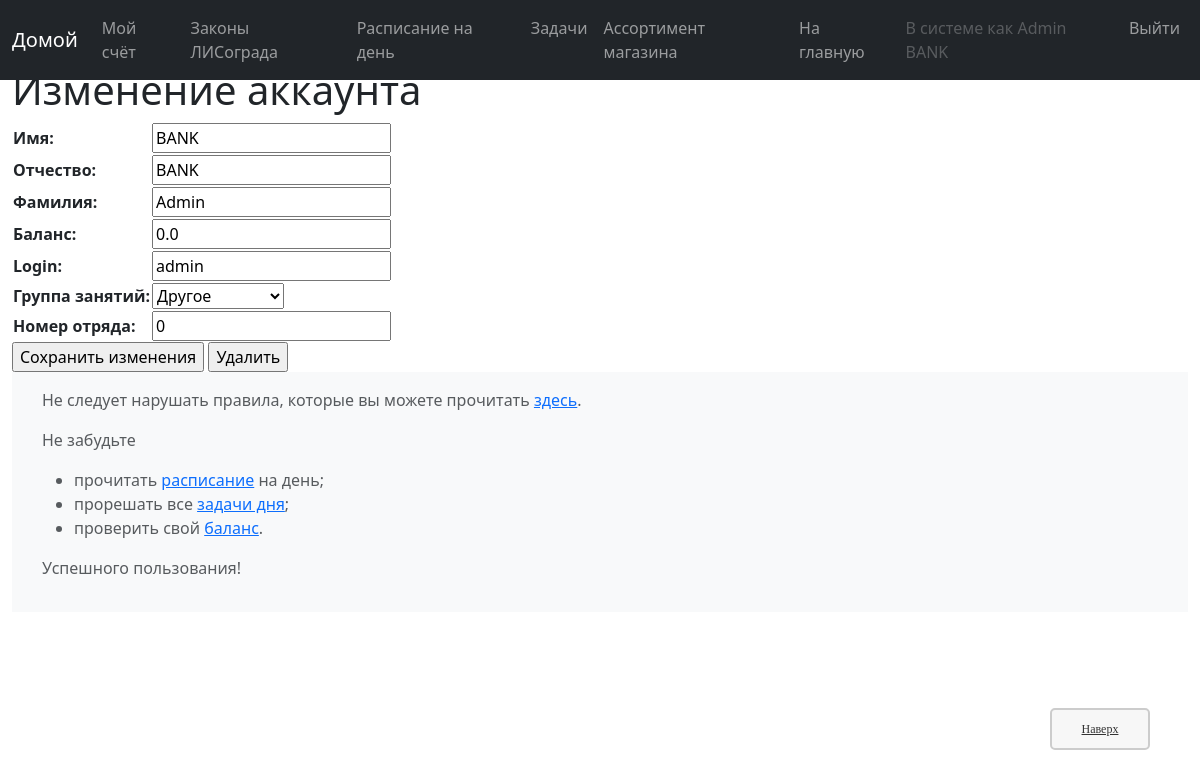
Screenshot of /bank/account/edit/1aabc19f-65df-490e-a651-902ca5da0bf1/ (signed in) with the database file from the repository.
### bank/models.py (models this page shows, shortened)
class account(models.Model):
    user = models.OneToOneField(User, on_delete=models.CASCADE, verbose_name="Пользователь:")
    balance = models.FloatField(default=0, verbose_name="Баланс:")
    id = models.UUIDField(primary_key=True, default=uuid.uuid4, help_text="Уникальный ID аккаунта.")#, editable=False)
    first_name = models.CharField(max_length=40, default='Not stated', verbose_name="Имя:")        #   Имя
    middle_name = models.CharField(max_length=40, default='Not stated', verbose_name="Отчество:")  #   Отчество
    last_name = models.CharField(max_length=40, default='Not stated', verbose_name="Фамилия:")     #   Фамилия
    user_group = models.CharField(max_length=40, choices=EXISTING_GROUPS, default='None', help_text='Группа обучения', verbose_name="Занятия:")
    party = models.IntegerField(default=0, verbose_name="Отряд:")
    theme_self = models.CharField(max_length=50, choices=EXISTING_THEMES, default='default', help_text="Как это выглядит, можно посмотреть ниже.", verbose_name="Тема:")
    account_status = models.CharField(max_length=100, default='', blank=True, verbose_name="Статус:")
    class Meta:
        ordering = ["party", "last_name"]
        permissions = PERMISSIONS
    def short_name(self):
        return f'{self.last_name} {self.first_name}'

### bank/views/accounts.py (the view)
# urls.py: re_path(r'^account/edit/(?P<pk>[-\w]+)/$', accounts.re_new_account_full_add, name='account-edit-n'),
@permission_required('bank.staff_')
@permission_required('bank.edit_users')
def re_new_account_full_add(request, pk):
    account_ = get_object_or_404(account, id=pk)
    user_ = User.objects.get(id=account_.user.id)
    if request.method == 'POST':
        form = accounts.ReNewAccountForm(request.POST)
        if form.is_valid():
            if form.cleaned_data['delete']:
                tr1 = transaction.objects.filter(creator=account_)
                tr2 = transaction.objects.filter(receiver=account_)
                for i in tr1:
                    if i.counted: i.uncount()
                for i in tr2:
                    if i.counted: i.uncount()
                account_.delete()
                user_.delete()
            else:
                first_name = form.cleaned_data['first_name']
                middle_name = form.cleaned_data['middle_name']
                last_name = form.cleaned_data['last_name']
                balance = form.cleaned_data['balance']
                username = text.translit(form.cleaned_data['username'])
                user_group = form.cleaned_data['user_group']
                party = form.cleaned_data['party']
                user_.username = username
                user_.save()
                account_.first_name = first_name
                account_.middle_name = middle_name
                account_.last_name = last_name
                account_.user_group = user_group
                account_.party = party
                account_.balance = balance
                account_.save()
            return redirect('info-users')
    else:
        first_name = account_.first_name
        middle_name = account_.middle_name
        last_name = account_.last_name
        user_group = account_.user_group
        party = account_.party
        balance = account_.balance
        username = user_.username
        form = accounts.ReNewAccountForm(initial={'balance': balance, 'first_name': first_name, 'middle_name': middle_name,
               'last_name': last_name, 'user_group': user_group, 'party': party, 'username': username,})
    return render(request, 'bank/new_and_renew/edit_or_delete.html', {'form': form, 'head': 'Изменение аккаунта'})

### bank/forms/accounts.py (shortened to what this page needs)
class ReNewAccountForm(forms.Form):
    def __init__(self, *args, **kwargs):
        super().__init__(*args, **kwargs)
        self.fields['delete'] = forms.BooleanField(required=False, widget=forms.HiddenInput())
    first_name = forms.CharField(label="Имя:")
    middle_name = forms.CharField(label="Отчество:")
    last_name = forms.CharField(label="Фамилия:")
    balance = forms.IntegerField(label="Баланс:")
    username = forms.CharField(label="Login:")
    user_group = forms.ChoiceField(choices=EXISTING_GROUPS, label="Группа занятий:")
    party = forms.IntegerField(label="Номер отряда:")

### templates/bank/new_and_renew/edit_or_delete.html (shortened to what this page needs)
{% extends "bank/base_generic.html" %}
{% block content %}
    <h1>{{ head }}</h1>
    <form action="" method="post">
        <table>
        {{ form }}
        </table>
        <input type="submit" value="Сохранить изменения" />
        <input type="submit" name="delete" value="Удалить" />
    </form>
{% endblock %}

### templates/bank/base_generic.html (shortened to what this page needs)
<!DOCTYPE html>
<html lang="ru">
<head>
  {% load static %}
  <link rel="stylesheet" href="{% static 'src/bootstrap/css/bootstrap.min.css' %}">
  <link id="main-style" rel="stylesheet" href="{% static 'bank/css/styles.css' %}">
</head>
<body>
    <div class="top-panel" role="navigation">
        <nav class="navbar navbar-expand-md navbar-dark fixed-top bg-dark">
            <div class="container-fluid">
              <a class="navbar-brand" href="{% url 'index_of_bank' %}">Домой</a>
              <div class="collapse navbar-collapse" id="navbarCollapse">
                <ul class="navbar-nav me-auto">
                    {% if user.is_authenticated %}
                        <li class="nav-item"><a class="nav-link" aria-current="page" href="{% url 'my-transactions' %}">Мой счёт</a></li>
                    {% endif %}
                    <li class="nav-item"><a class="nav-link" aria-current="page" href="{% url 'rules' %}">Законы ЛИСограда</a></li>
                    <li class="nav-item"><a class="nav-link" aria-current="page" href="{% url 'plans' %}">Расписание на день</a></li>
                    <li class="nav-item"><a class="nav-link" aria-current="page" href="{% url 'answers' %}">Задачи</a></li>
                    <li class="nav-item"><a class="nav-link" aria-current="page" href="{% url 'shop' %}">Ассортимент магазина</a></li>
                    <li class="nav-item"><a class="nav-link" aria-current="page" href="{% url 'index' %}">На главную</a></li>
                </ul>
                <ul class="navbar-nav ms-auto">
                    {% if user.is_authenticated %}
                    <li class="nav-item"><a class="nav-link disabled">В системе как {{ request.user.account.short_name }}</a></li>
                    <li class="nav-item"><a class="nav-link" aria-current="page" href="{% url 'logout' %}?next={% url 'index' %}">Выйти</a></li>
                    {% else %}
                    <li class="nav-item"><a class="nav-link disabled">Вы не авторизированы в системе</a></li>
                    <li class="nav-item"><a class="nav-link" aria-current="page" href="{% url 'login' %}">Войти</a></li>
                    {% endif %}
                </ul>
              </div>
            </div>
          </nav>
    </div>
    <div class="container-fluid main">
        <div class="row">
            <div class="col-sm-12" style="margin-top: 66px;margin-bottom: 66px;">
                {% block content %}
                {% endblock %}
                <a href="#top" title="В начало" tabindex="-1" class="topbutton">Наверх</a>
                {% block footer %}
                <footer class="footer mt-auto py-3 bg-body-tertiary">
                    <div class="container">
                        <span class="text-body-secondary">
                            <p>Не следует нарушать правила, которые вы можете прочитать <a href="{% url 'rules' %}">здесь</a>.</p>
                            <p>Не забудьте
                            <ul>
                                <li>прочитать <a href="{% url 'plans' %}">расписание</a> на день;</li>
                                <li>прорешать все <a href="{% url 'answers' %}">задачи дня</a>;</li>
                                <li>проверить свой <a href="{% url 'my-transactions' %}">баланс</a>.</li>
                            </ul></p>
                            <p>Успешного пользования!</p>
                        </span>
                    </div>
                </footer>
                {% endblock %}
            </div>
        </div>
    </div>
</body>
</html>

### static/bank/css/styles.css (style rules this page uses)
.topbutton { width:100px; border:2px solid #ccc; background:#f7f7f7; text-align:center; padding:10px; position:fixed; bottom:50px; right:50px; cursor:pointer; color:#333; font-family:verdana; font-size:12px; border-radius: 5px; -moz-border-radius: 5px; -webkit-border-radius: 5px; -khtml-border-radius: 5px; }

### rows the page displays
account: first_name "BANK", middle_name "BANK", last_name "Admin"

### other values shown
{{ request.user.account.short_name }} "Admin BANK"
{{ head }} "Изменение аккаунта"
